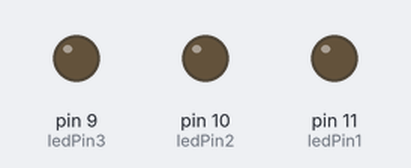
Recording of a sketch running on a simulated Arduino Uno, built with avr-gcc and run on an emulated ATmega328P. Shown: output pins drawn as LEDs (lit = HIGH).

Above: at 0.15 s.
Timing chart, 0 to 8.0 s (numbered marks = the images above):
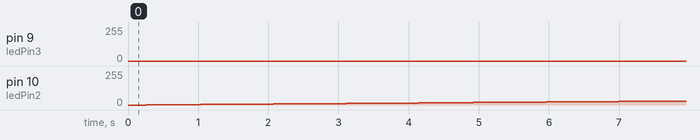

The sketch:

Assignment5.ino
```cpp
//Bron is https://www.gadgetronicx.com/driving-rgb-led-pwm-signal/
//Opdracht 5
//Gecodeerd door Nina Schrauwen

//constante variabelen initializeren
const int ledPin1 = 11;
const int ledPin2 = 10;
const int ledPin3 = 9;
const int timer = 1;

//variabelen die nog kunnen veranderen initializeren
int valR = 0;
int valG = 0;
int valB = 0;

void setup() {
  // put your setup code here, to run once:

  //outputs definieren
  pinMode(ledPin1, OUTPUT);
  pinMode(ledPin2, OUTPUT);
  pinMode(ledPin3, OUTPUT);

}

void loop() {
  // put your main code here, to run repeatedly:

  loopColour(); //loop door de functie loopColour heen

}


void loopColour(){

  for(valB = 0; valB <= 255; valB++){   //loop door iedere mogelijke variabelen van blauw heen
    analogWrite(ledPin1, valB);

      for(valG = 0; valG <= 255; valG++){  //loop door iedere mogelijke variabelen van groen heen
        analogWrite(ledPin2, valG);

          for(valR = 0; valR <= 255; valR++){  //loop door iedere mogelijke variabelen van rood heen
            analogWrite(ledPin3, valR);
            delay(timer);


          } //einde nested for loop valR

      } // einde nested for loop valG

  } // einde for loop valB

} // einde funtie loopColour();
```

Measured:
- by itself, pin 10 (ledPin2): moves from 0/255 to 30/255 over 7.5 s
